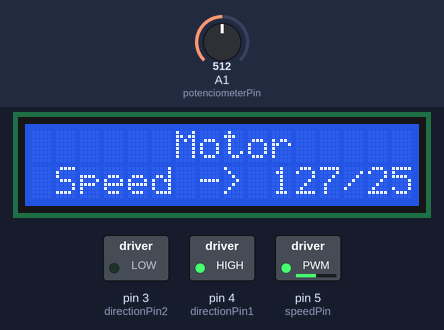
Recording of a sketch running on a simulated Arduino Uno, built with avr-gcc and run on an emulated ATmega328P. Shown: 16×2 character LCD, switched loads named in the sketch (green lamp = pin HIGH). The inputs (shaded band) are chosen by the test bench; at power-on: A1 (potenciometerPin) = 512.

Above: at 1.2 s.
1.3 s: A1 (potenciometerPin) set to 716
At 4.8 s:
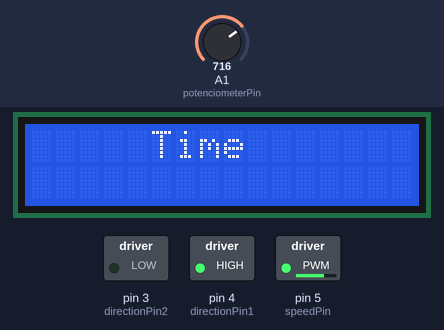
5.0 s: A1 (potenciometerPin) set to 900
At 8.56 s:
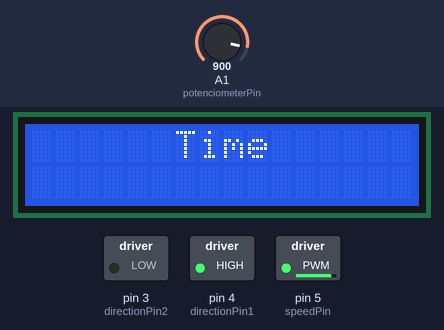
8.7 s: A1 (potenciometerPin) set to 245
At 11.5 s:
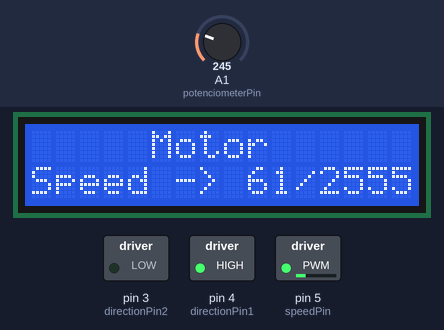
12.4 s: A1 (potenciometerPin) set to 0
At 16.7 s:
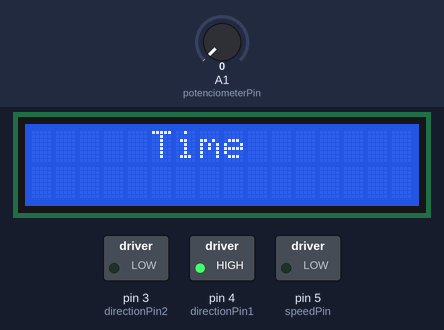
Timing chart, 0 to 17.1 s (numbered marks = the images above; inputs shaded):
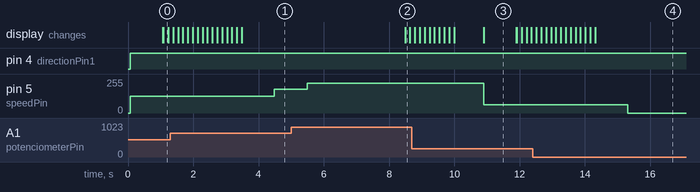

Measured:
- after the input at 1.3 s, pin 5 (speedPin): 127/255 → 178/255 after 3.2 s
- after the input at 5.0 s, pin 5 (speedPin): 178/255 → 224/255 after 0.49 s
- after the input at 8.7 s, pin 5 (speedPin): 224/255 → 61/255 after 2.2 s
- after the input at 12.4 s, pin 5 (speedPin): 61/255 → 0/255 after 2.9 s
- what the display in image 3 shows lasts 1.0 s, from 10.9 s to 11.9 s

The sketch:

DC_Motors.ino
```cpp
#include <LiquidCrystal.h>

// Motor
int speedPin = 5;
int directionPin1 = 4;
int directionPin2 = 3;
int motorSpeed;

// Potenciometer
int potenciometerPin = A1;
int potenciometerValue;

// Display
int rs = 7;
int en = 8;
int d4 = 9;
int d5 = 10;
int d6 = 11;
int d7 = 12;
LiquidCrystal lcd(rs, en, d4, d5, d6, d7);

// Text
int motorMax = 255;
int previousValue;
int textNum = 1;
int textCounter = 0;

void setup() {
  pinMode(speedPin, OUTPUT);
  pinMode(directionPin1, OUTPUT);
  pinMode(directionPin2, OUTPUT);
  pinMode(potenciometerPin, INPUT);
  Serial.begin(9600);
  lcd.begin(16, 2);
}

void loop() {
  potenciometerValue = analogRead(potenciometerPin);
  motorSpeed = map(potenciometerValue, 0, 1023, 0, 255);

  // Motor
  setupMotor(motorSpeed);

  // Display
  setupDisplay();

  previousValue = motorSpeed;
}

void setupMotor(int motorSpeed){
  digitalWrite(directionPin1, HIGH);
  digitalWrite(directionPin2, LOW);
  analogWrite(speedPin, motorSpeed);
}

void setupDisplay(){
  if (textCounter == 5) {
    for (int positionCounter = 0; positionCounter < 16; positionCounter++) {
      // scroll one position left:
      lcd.scrollDisplayRight();
      // wait a bit:
      delay(150);
    }
    lcd.clear();
    textNum++;
    textCounter = 0;
    if (textNum % 3 == 0) {
      textNum = 1;
    }
  }

  if (textNum == 1){
    // First row
    lcd.setCursor(5, 0);
    lcd.print("Motor");

    // Second row
    lcd.setCursor(0, 1);
    lcd.print("Speed -> ");
    lcd.print(motorSpeed);
    lcd.print("/");
    lcd.print(motorMax);
    clearText();
  }

  if (textNum == 2) {
    lcd.setCursor(5, 0);
    lcd.print("Time");
    delay(1000);
  }

  textCounter++;


}

void clearText() {
if ((previousValue < 10 && motorSpeed > 10) ||
      (previousValue >= 90 && motorSpeed < 110) ||
      (previousValue > 10 && motorSpeed < 15)) {

    delay(1000);
    lcd.clear();
  }
}
```
